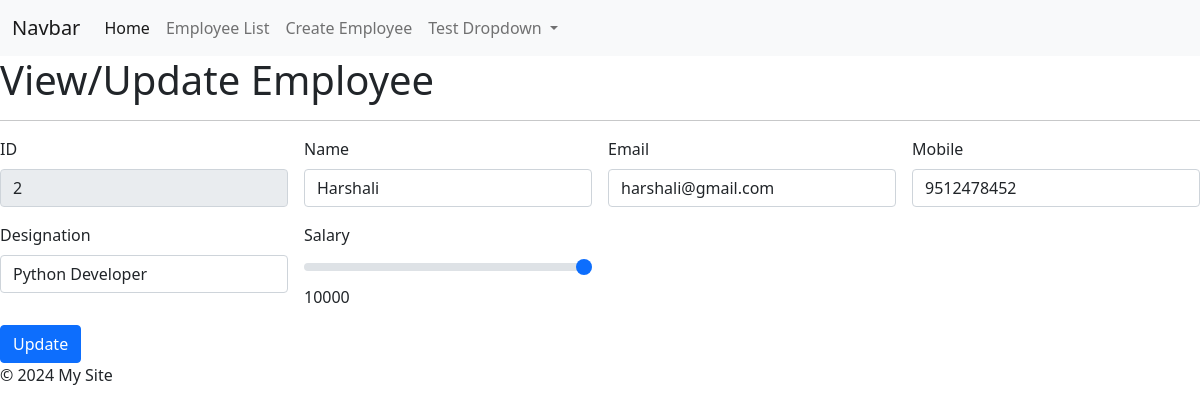
Screenshot of /get-employee/2/ with the database file from the repository.
### app1/models.py (models this page shows, shortened)
class Employee(models.Model):
    name = models.CharField(max_length=100)
    email = models.EmailField(unique=True)
    mobile_num = models.IntegerField(unique=True) # BigIntegerField
    designation = models.CharField(max_length=100)
    salary = models.IntegerField()
    date_joined = models.DateField(auto_now=True)
    is_deleted = models.BooleanField(default=False, null=True)
    class Meta:
        db_table = "employee"  # app1_employee

### app1/views.py (the view)
# urls.py: path("get-employee/<int:eid>/", views.get_employee, name="get_emp"),
def get_employee(request, eid):
    emp = Employee.objects.get(id=eid)
    return render(request, "create_employee.html", {"single_emp": emp})

### app1/templates/create_employee.html (shortened to what this page needs)
{% extends 'base.html' %}
  {% block content %}
  {% if single_emp.id %}
  <h1>View/Update Employee</h1>
  {% else %}
  <h1>Create Employee</h1>
  {% endif %}
  <hr>
  <form method="post" action="{% url 'create_emp' %}" class="row g-3 needs-validation">
    {% if single_emp %}
    <div class="col-md-3">
      <label for="validationCustom01" class="form-label">ID</label>
      <input type="text" class="form-control" id="validationCustom01" name="id" value="{{single_emp.id}}" readonly>
    </div>
    {% endif %}
    <div class="col-md-3">
      <label for="validationCustom01" class="form-label">Name</label>
      <input type="text" class="form-control" id="validationCustom01" name="nm" value="{{single_emp.name}}" required>
    </div>
    <div class="col-md-3">
      <label for="validationCustom02" class="form-label">Email</label>
      <input type="email" class="form-control" id="validationCustom02" name="em" value="{{single_emp.email}}" required>
    </div>
    <div class="col-md-3">
      <label for="validationCustomUsername" class="form-label">Mobile</label>
      <input type="number" class="form-control" id="validationCustom02" name="mb" value="{{single_emp.mobile_num}}"
        required>
    </div>
    <div class="col-md-3">
      <label for="validationCustom01" class="form-label">Designation</label>
      <input type="text" class="form-control" id="validationCustom01" name="desn" value="{{single_emp.designation}}"
        required>
    </div>
    <div class="col-md-3">
      <label for="salaryRange" class="form-label">Salary</label>
      <input type="range" class="form-range" min="0" max="10000" step="1000" name="sal" id="salaryRange"
        value="{{single_emp.salary}}" required>
      <span id="salaryValue">0</span>
    </div>
    <div class="col-12">
      {% if single_emp %}
      <button class="btn btn-primary" type="submit">Update</button>
      {% else %}
      <button class="btn btn-primary" type="submit">Submit</button>
      {% endif %}
    </div>
  </form>
  {% endblock %}

### rows the page displays
Employee: id "2", nm "Harshali", em "harshali@gmail.com", mb "9512478452", desn "Python Developer", sal "10000"
